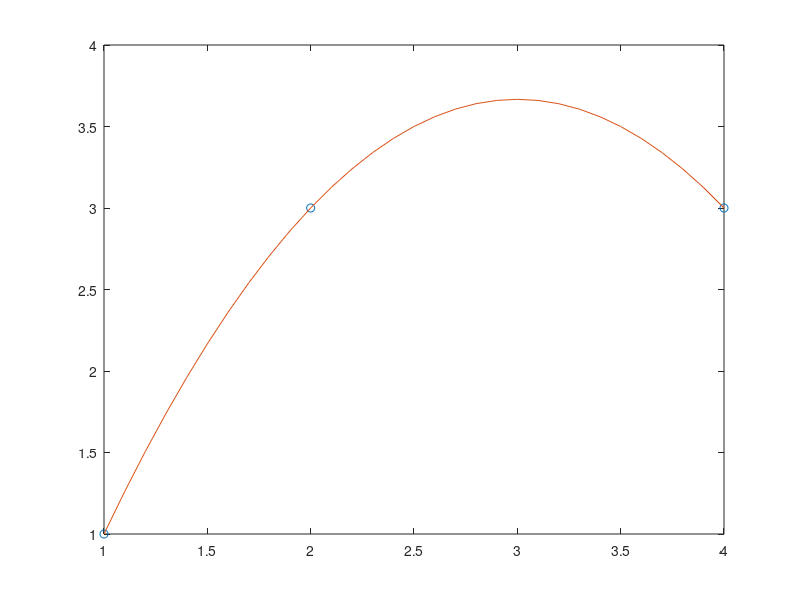

This chart was generated by the following MATLAB code:
clear all;
x = [1; 2; 4];
y = [1; 3; 3];

A = [x.^0 x.^1 x.^2];
c = A\y;
p = @(x) c(1) + c(2)*x +c(3)*x.^2;

xx = [1:0.1:4];


figure
plot(x,y, 'o')
hold on
plot(xx,p(xx))

